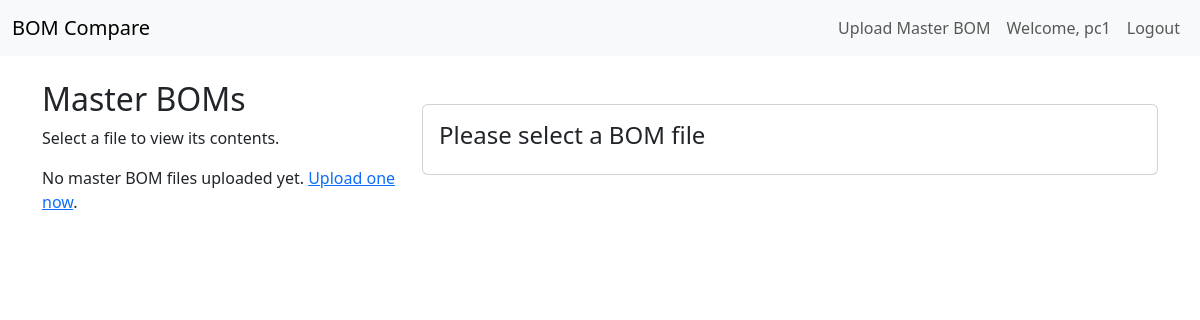
The page /bom/ (signed in) on the database as committed earlier.
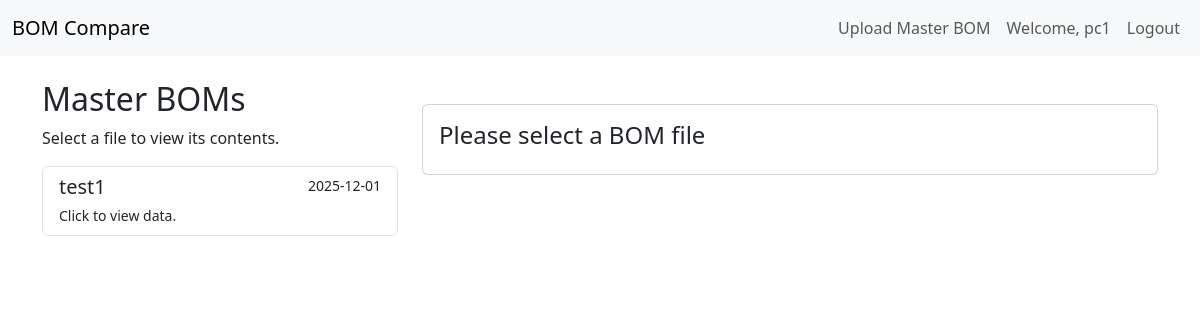
The same page on the database as committed later.
### bom/models.py (models this page shows, shortened)
class BOMFile(models.Model):
    user = models.ForeignKey(User, on_delete=models.CASCADE)
    name = models.CharField(max_length=255)
    file = models.FileField(upload_to='boms/')
    is_master = models.BooleanField(default=False)
    uploaded_at = models.DateTimeField(auto_now_add=True)

### bom/views.py (the view)
# urls.py: path('', views.home, name='bom_home'),
@login_required
def home(request):
    master_boms = BOMFile.objects.filter(user=request.user, is_master=True).order_by('-uploaded_at')
    context = {
        'master_boms': master_boms
    }
    return render(request, 'home.html', context)

### templates/home.html (shortened to what this page needs)
{% extends 'base.html' %}
{% block content %}
<div class="row">
    <div class="col-md-4">
        <h2>Master BOMs</h2>
        <p>Select a file to view its contents.</p>
        <div class="list-group" id="bom-file-list">
            {% for bom in master_boms %}
                <a href="#" class="list-group-item list-group-item-action" data-bom-id="{{ bom.id }}">
                    <div class="d-flex w-100 justify-content-between">
                        <h5 class="mb-1">{{ bom.name }}</h5>
                        <small>{{ bom.uploaded_at|date:"Y-m-d" }}</small>
                    </div>
                    <small>Click to view data.</small>
                </a>
            {% empty %}
                <p>No master BOM files uploaded yet. <a href="{% url 'upload_master_bom' %}">Upload one now</a>.</p>
            {% endfor %}
        </div>
    </div>
    <div class="col-md-8">
        <div id="bom-data-container" class="mt-4">
            <div class="card">
                <div class="card-body">
                    <h4 id="bom-file-name" class="card-title">Please select a BOM file</h4>
                </div>
            </div>
        </div>
    </div>
</div>
{% endblock %}

### templates/base.html (shortened to what this page needs)
<!DOCTYPE html>
<html>
<head>
    <link href="https://cdn.jsdelivr.net/npm/bootstrap@5.3.0/dist/css/bootstrap.min.css" rel="stylesheet">
</head>
<body>
    <nav class="navbar navbar-expand-lg navbar-light bg-light">
        <div class="container-fluid">
            <a class="navbar-brand" href="{% url 'home' %}">BOM Compare</a>
            <div class="collapse navbar-collapse" id="navbarNav">
                <ul class="navbar-nav ms-auto">
                    {% if user.is_authenticated %}
                        <li class="nav-item">
                            <a class="nav-link" href="{% url 'upload_master_bom' %}">Upload Master BOM</a>
                        </li>
                        <li class="nav-item">
                            <span class="nav-link">Welcome, {{ user.username }}</span>
                        </li>
                        <li class="nav-item">
                            <form action="{% url 'logout' %}" method="post" style="display: inline;">
                                <button type="submit" class="btn btn-link nav-link">Logout</button>
                            </form>
                        </li>
                    {% endif %}
                </ul>
            </div>
        </div>
    </nav>
    <main class="container mt-4">
        {% block content %}
        {% endblock %}
    </main>
</body>
</html>

Rows that differ between the two databases and show on the page:
added BOMFile: name "test1", uploaded_at "2025-12-01"
Other text that changed with them:
text no longer shown: "No master BOM files uploaded yet. Upload one now ."
